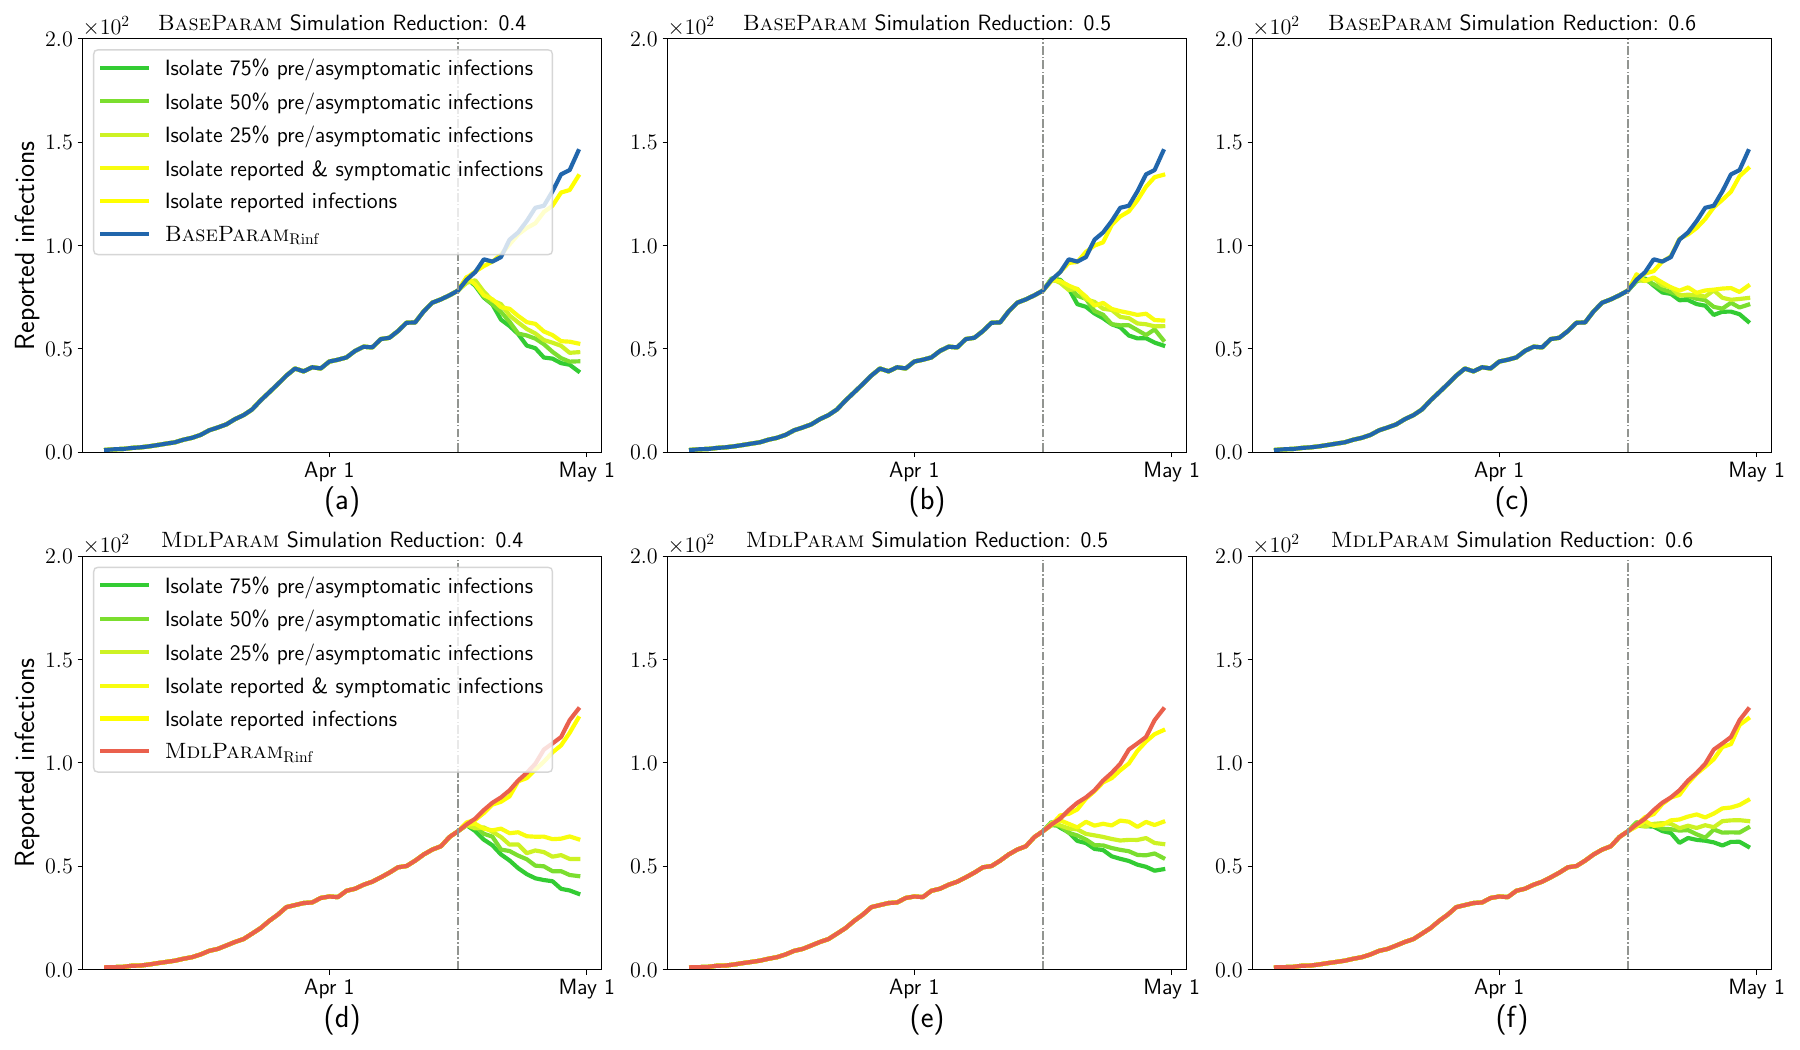

Recreate this plot in Python.
from mpl_toolkits.axes_grid1.inset_locator import mark_inset
import matplotlib.pyplot as plt
import matplotlib.ticker
import matplotlib as mpl
from matplotlib import rcParams
mpl.rcParams['text.usetex'] = True
mpl.rcParams['text.latex.preamble'] = [r'\usepackage{amsmath}']
import pandas as pd
import numpy as np
import math

if __name__ == "__main__":

    figure = plt.figure(figsize=(18,10.5))#(10.24*3,8.96*2))

    ### Minneapolis 0.4

    future = 14
    
    DataFile = pd.read_csv("0.5/data.csv")
    ReportedSum = DataFile["cases"][0:42+future].to_list()
    Date = DataFile["date"][0:42+future].to_list()
    X = range(len(Date))

    Reported = []
    Reported.append(ReportedSum[0])
    for counter in range(1,len(ReportedSum)):
        Reported.append(ReportedSum[counter] - ReportedSum[counter-1])
    Reported = np.array(Reported)

    XNumber = [26,56]
    XDate = ["Apr 1","May 1"]
    
    DataFile = pd.read_csv("0.4/result-original.csv")
    DataSelected = DataFile[(DataFile[".id"] == "median")]
    ReportedP = np.array(DataSelected["D_new_reported"].to_list()[25:67+future])
    UnreportedP = np.array(DataSelected["D_new_unreported"].to_list()[25:67+future])

    DataFile = pd.read_csv("0.4/result-original-reported.csv")
    DataSelected = DataFile[(DataFile[".id"] == "median")]
    ReportedPR = np.array(DataSelected["D_new_reported"].to_list()[25:67+future])
    UnreportedPR = np.array(DataSelected["D_new_unreported"].to_list()[25:67+future])

    DataFile = pd.read_csv("0.4/result-original-symptomatic.csv")
    DataSelected = DataFile[(DataFile[".id"] == "median")]
    ReportedPS = np.array(DataSelected["D_new_reported"].to_list()[25:67+future])
    UnreportedPS = np.array(DataSelected["D_new_unreported"].to_list()[25:67+future])

    DataFile = pd.read_csv("0.4/result-original-0.25.csv")
    DataSelected = DataFile[(DataFile[".id"] == "median")]
    ReportedP25 = np.array(DataSelected["D_new_reported"].to_list()[25:67+future])
    UnreportedP25 = np.array(DataSelected["D_new_unreported"].to_list()[25:67+future])

    DataFile = pd.read_csv("0.4/result-original-0.5.csv")
    DataSelected = DataFile[(DataFile[".id"] == "median")]
    ReportedP50 = np.array(DataSelected["D_new_reported"].to_list()[25:67+future])
    UnreportedP50 = np.array(DataSelected["D_new_unreported"].to_list()[25:67+future])

    DataFile = pd.read_csv("0.4/result-original-0.75.csv")
    DataSelected = DataFile[(DataFile[".id"] == "median")]
    ReportedP75 = np.array(DataSelected["D_new_reported"].to_list()[25:67+future])
    UnreportedP75 = np.array(DataSelected["D_new_unreported"].to_list()[25:67+future])
    
    DataFile = pd.read_csv("0.4/result.csv")
    DataSelected = DataFile[(DataFile[".id"] == "median")]
    ReportedPP = np.array(DataSelected["D_new_reported"].to_list()[25:67+future])
    UnreportedPP = np.array(DataSelected["D_new_unreported"].to_list()[25:67+future])

    DataFile = pd.read_csv("0.4/result-reported.csv")
    DataSelected = DataFile[(DataFile[".id"] == "median")]
    ReportedPPR = np.array(DataSelected["D_new_reported"].to_list()[25:67+future])
    UnreportedPPR = np.array(DataSelected["D_new_unreported"].to_list()[25:67+future])

    DataFile = pd.read_csv("0.4/result-symptomatic.csv")
    DataSelected = DataFile[(DataFile[".id"] == "median")]
    ReportedPPS = np.array(DataSelected["D_new_reported"].to_list()[25:67+future])
    UnreportedPPS = np.array(DataSelected["D_new_unreported"].to_list()[25:67+future])

    DataFile = pd.read_csv("0.4/result-0.25.csv")
    DataSelected = DataFile[(DataFile[".id"] == "median")]
    ReportedPP25 = np.array(DataSelected["D_new_reported"].to_list()[25:67+future])
    UnreportedPP25 = np.array(DataSelected["D_new_unreported"].to_list()[25:67+future])

    DataFile = pd.read_csv("0.4/result-0.5.csv")
    DataSelected = DataFile[(DataFile[".id"] == "median")]
    ReportedPP50 = np.array(DataSelected["D_new_reported"].to_list()[25:67+future])
    UnreportedPP50 = np.array(DataSelected["D_new_unreported"].to_list()[25:67+future])

    DataFile = pd.read_csv("0.4/result-0.75.csv")
    DataSelected = DataFile[(DataFile[".id"] == "median")]
    ReportedPP75 = np.array(DataSelected["D_new_reported"].to_list()[25:67+future])
    UnreportedPP75 = np.array(DataSelected["D_new_unreported"].to_list()[25:67+future])
    
    plt.subplot(2,3,1)
    plt.title(r'\textsc{BaseParam}'+" Simulation Reduction: 0.4", fontsize=16)

    plt.plot(X,ReportedP75,label="Isolate 75\% pre/asymptomatic infections",linewidth=3,color='#33CC33')
    plt.plot(X,ReportedP50,label="Isolate 50\% pre/asymptomatic infections",linewidth=3,color='#7BDE2F')
    plt.plot(X,ReportedP25,label="Isolate 25\% pre/asymptomatic infections",linewidth=3,color='#CDF224')
    plt.plot(X,ReportedPS,label="Isolate reported \& symptomatic infections",linewidth=3,color='#F8FD0F')
    plt.plot(X,ReportedPR,label="Isolate reported infections",linewidth=3,color='#FFFF00')
    plt.plot(X,ReportedP,label=r'\textsc{BaseParam}'+r'$_{\mathrm{Rinf}}$',linewidth=3,color='#2166AC')

    plt.axvline(x = 41,color='#929591',linewidth=1,linestyle="dashdot")

    plt.xlabel('(a)', fontsize=22)
    plt.ylabel('Reported infections', fontsize=20)

    plt.xticks(XNumber,XDate,fontsize=16)
    plt.yticks([0,50,100,150,200],fontsize=16)
    plt.ylim(0,200)

    mf = matplotlib.ticker.ScalarFormatter(useMathText=True)
    mf.set_powerlimits((-2,2))
    plt.gca().yaxis.set_major_formatter(mf)
    plt.gca().yaxis.get_offset_text().set(size=16)
    
    plt.legend(fontsize=16)
    plt.tight_layout()
    
    plt.subplot(2,3,4)
    plt.title(r'\textsc{MdlParam}'+" Simulation Reduction: 0.4", fontsize=16)

    plt.plot(X,ReportedPP75,label="Isolate 75\% pre/asymptomatic infections",linewidth=3,color='#33CC33')
    plt.plot(X,ReportedPP50,label="Isolate 50\% pre/asymptomatic infections",linewidth=3,color='#7BDE2F')
    plt.plot(X,ReportedPP25,label="Isolate 25\% pre/asymptomatic infections",linewidth=3,color='#CDF224')
    plt.plot(X,ReportedPPS,label="Isolate reported \& symptomatic infections",linewidth=3,color='#F8FD0F')
    plt.plot(X,ReportedPPR,label="Isolate reported infections",linewidth=3,color='#FFFF00')
    plt.plot(X,ReportedPP,label=r'\textsc{MdlParam}'+r'$_{\mathrm{Rinf}}$',linewidth=3,color='#EA604D')

    plt.axvline(x = 41,color='#929591',linewidth=1,linestyle="dashdot")

    plt.xlabel('(d)', fontsize=22)
    plt.ylabel('Reported infections', fontsize=20)

    plt.xticks(XNumber,XDate,fontsize=16)
    plt.yticks([0,50,100,150,200],fontsize=16)
    plt.ylim(0,200)

    mf = matplotlib.ticker.ScalarFormatter(useMathText=True)
    mf.set_powerlimits((-2,2))
    plt.gca().yaxis.set_major_formatter(mf)
    plt.gca().yaxis.get_offset_text().set(size=16)
    
    plt.legend(fontsize=16)
    plt.tight_layout()

    ### Minneapolis 0.5

    future = 14
    
    DataFile = pd.read_csv("0.5/data.csv")
    ReportedSum = DataFile["cases"][0:42+future].to_list()
    Date = DataFile["date"][0:42+future].to_list()
    X = range(len(Date))

    Reported = []
    Reported.append(ReportedSum[0])
    for counter in range(1,len(ReportedSum)):
        Reported.append(ReportedSum[counter] - ReportedSum[counter-1])
    Reported = np.array(Reported)

    XNumber = [26,56]
    XDate = ["Apr 1","May 1"]
    
    DataFile = pd.read_csv("0.5/result-original.csv")
    DataSelected = DataFile[(DataFile[".id"] == "median")]
    ReportedP = np.array(DataSelected["D_new_reported"].to_list()[25:67+future])
    UnreportedP = np.array(DataSelected["D_new_unreported"].to_list()[25:67+future])

    DataFile = pd.read_csv("0.5/result-original-reported.csv")
    DataSelected = DataFile[(DataFile[".id"] == "median")]
    ReportedPR = np.array(DataSelected["D_new_reported"].to_list()[25:67+future])
    UnreportedPR = np.array(DataSelected["D_new_unreported"].to_list()[25:67+future])

    DataFile = pd.read_csv("0.5/result-original-symptomatic.csv")
    DataSelected = DataFile[(DataFile[".id"] == "median")]
    ReportedPS = np.array(DataSelected["D_new_reported"].to_list()[25:67+future])
    UnreportedPS = np.array(DataSelected["D_new_unreported"].to_list()[25:67+future])

    DataFile = pd.read_csv("0.5/result-original-0.25.csv")
    DataSelected = DataFile[(DataFile[".id"] == "median")]
    ReportedP25 = np.array(DataSelected["D_new_reported"].to_list()[25:67+future])
    UnreportedP25 = np.array(DataSelected["D_new_unreported"].to_list()[25:67+future])

    DataFile = pd.read_csv("0.5/result-original-0.5.csv")
    DataSelected = DataFile[(DataFile[".id"] == "median")]
    ReportedP50 = np.array(DataSelected["D_new_reported"].to_list()[25:67+future])
    UnreportedP50 = np.array(DataSelected["D_new_unreported"].to_list()[25:67+future])

    DataFile = pd.read_csv("0.5/result-original-0.75.csv")
    DataSelected = DataFile[(DataFile[".id"] == "median")]
    ReportedP75 = np.array(DataSelected["D_new_reported"].to_list()[25:67+future])
    UnreportedP75 = np.array(DataSelected["D_new_unreported"].to_list()[25:67+future])
    
    DataFile = pd.read_csv("0.5/result.csv")
    DataSelected = DataFile[(DataFile[".id"] == "median")]
    ReportedPP = np.array(DataSelected["D_new_reported"].to_list()[25:67+future])
    UnreportedPP = np.array(DataSelected["D_new_unreported"].to_list()[25:67+future])

    DataFile = pd.read_csv("0.5/result-reported.csv")
    DataSelected = DataFile[(DataFile[".id"] == "median")]
    ReportedPPR = np.array(DataSelected["D_new_reported"].to_list()[25:67+future])
    UnreportedPPR = np.array(DataSelected["D_new_unreported"].to_list()[25:67+future])

    DataFile = pd.read_csv("0.5/result-symptomatic.csv")
    DataSelected = DataFile[(DataFile[".id"] == "median")]
    ReportedPPS = np.array(DataSelected["D_new_reported"].to_list()[25:67+future])
    UnreportedPPS = np.array(DataSelected["D_new_unreported"].to_list()[25:67+future])

    DataFile = pd.read_csv("0.5/result-0.25.csv")
    DataSelected = DataFile[(DataFile[".id"] == "median")]
    ReportedPP25 = np.array(DataSelected["D_new_reported"].to_list()[25:67+future])
    UnreportedPP25 = np.array(DataSelected["D_new_unreported"].to_list()[25:67+future])

    DataFile = pd.read_csv("0.5/result-0.5.csv")
    DataSelected = DataFile[(DataFile[".id"] == "median")]
    ReportedPP50 = np.array(DataSelected["D_new_reported"].to_list()[25:67+future])
    UnreportedPP50 = np.array(DataSelected["D_new_unreported"].to_list()[25:67+future])

    DataFile = pd.read_csv("0.5/result-0.75.csv")
    DataSelected = DataFile[(DataFile[".id"] == "median")]
    ReportedPP75 = np.array(DataSelected["D_new_reported"].to_list()[25:67+future])
    UnreportedPP75 = np.array(DataSelected["D_new_unreported"].to_list()[25:67+future])
    
    plt.subplot(2,3,2)
    plt.title(r'\textsc{BaseParam}'+" Simulation Reduction: 0.5", fontsize=16)

    plt.plot(X,ReportedP75,label="Isolate 75\% pre/asymptomatic infections",linewidth=3,color='#33CC33')
    plt.plot(X,ReportedP50,label="Isolate 50\% pre/asymptomatic infections",linewidth=3,color='#7BDE2F')
    plt.plot(X,ReportedP25,label="Isolate 25\% pre/asymptomatic infections",linewidth=3,color='#CDF224')
    plt.plot(X,ReportedPS,label="Isolate reported \& symptomatic infections",linewidth=3,color='#F8FD0F')
    plt.plot(X,ReportedPR,label="Isolate reported infections",linewidth=3,color='#FFFF00')
    plt.plot(X,ReportedP,label=r'\textsc{BaseParam}'+r'$_{\mathrm{Rinf}}$',linewidth=3,color='#2166AC')

    plt.axvline(x = 41,color='#929591',linewidth=1,linestyle="dashdot")

    plt.xlabel('(b)', fontsize=22)
    #plt.ylabel('Reported infections', fontsize=16)

    plt.xticks(XNumber,XDate,fontsize=16)
    plt.yticks([0,50,100,150,200],fontsize=16)
    plt.ylim(0,200)

    mf = matplotlib.ticker.ScalarFormatter(useMathText=True)
    mf.set_powerlimits((-2,2))
    plt.gca().yaxis.set_major_formatter(mf)
    plt.gca().yaxis.get_offset_text().set(size=16)
    
    #plt.legend(fontsize=16)
    plt.tight_layout()
    
    plt.subplot(2,3,5)
    plt.title(r'\textsc{MdlParam}'+" Simulation Reduction: 0.5", fontsize=16)

    plt.plot(X,ReportedPP75,label="Isolate 75\% pre/asymptomatic infections",linewidth=3,color='#33CC33')
    plt.plot(X,ReportedPP50,label="Isolate 50\% pre/asymptomatic infections",linewidth=3,color='#7BDE2F')
    plt.plot(X,ReportedPP25,label="Isolate 25\% pre/asymptomatic infections",linewidth=3,color='#CDF224')
    plt.plot(X,ReportedPPS,label="Isolate reported \& symptomatic infections",linewidth=3,color='#F8FD0F')
    plt.plot(X,ReportedPPR,label="Isolate reported infections",linewidth=3,color='#FFFF00')
    plt.plot(X,ReportedPP,label=r'\textsc{MdlParam}'+r'$_{\mathrm{Rinf}}$',linewidth=3,color='#EA604D')

    plt.axvline(x = 41,color='#929591',linewidth=1,linestyle="dashdot")

    plt.xlabel('(e)', fontsize=22)
    #plt.ylabel('Reported infections', fontsize=16)

    plt.xticks(XNumber,XDate,fontsize=16)
    plt.yticks([0,50,100,150,200],fontsize=16)
    plt.ylim(0,200)

    mf = matplotlib.ticker.ScalarFormatter(useMathText=True)
    mf.set_powerlimits((-2,2))
    plt.gca().yaxis.set_major_formatter(mf)
    plt.gca().yaxis.get_offset_text().set(size=16)
    
    #plt.legend(fontsize=16)
    plt.tight_layout()

    ### Minneapolis 0.6

    future = 14
    
    DataFile = pd.read_csv("0.5/data.csv")
    ReportedSum = DataFile["cases"][0:42+future].to_list()
    Date = DataFile["date"][0:42+future].to_list()
    X = range(len(Date))

    Reported = []
    Reported.append(ReportedSum[0])
    for counter in range(1,len(ReportedSum)):
        Reported.append(ReportedSum[counter] - ReportedSum[counter-1])
    Reported = np.array(Reported)

    XNumber = [26,56]
    XDate = ["Apr 1","May 1"]
    
    DataFile = pd.read_csv("0.6/result-original.csv")
    DataSelected = DataFile[(DataFile[".id"] == "median")]
    ReportedP = np.array(DataSelected["D_new_reported"].to_list()[25:67+future])
    UnreportedP = np.array(DataSelected["D_new_unreported"].to_list()[25:67+future])

    DataFile = pd.read_csv("0.6/result-original-reported.csv")
    DataSelected = DataFile[(DataFile[".id"] == "median")]
    ReportedPR = np.array(DataSelected["D_new_reported"].to_list()[25:67+future])
    UnreportedPR = np.array(DataSelected["D_new_unreported"].to_list()[25:67+future])

    DataFile = pd.read_csv("0.6/result-original-symptomatic.csv")
    DataSelected = DataFile[(DataFile[".id"] == "median")]
    ReportedPS = np.array(DataSelected["D_new_reported"].to_list()[25:67+future])
    UnreportedPS = np.array(DataSelected["D_new_unreported"].to_list()[25:67+future])

    DataFile = pd.read_csv("0.6/result-original-0.25.csv")
    DataSelected = DataFile[(DataFile[".id"] == "median")]
    ReportedP25 = np.array(DataSelected["D_new_reported"].to_list()[25:67+future])
    UnreportedP25 = np.array(DataSelected["D_new_unreported"].to_list()[25:67+future])

    DataFile = pd.read_csv("0.6/result-original-0.5.csv")
    DataSelected = DataFile[(DataFile[".id"] == "median")]
    ReportedP50 = np.array(DataSelected["D_new_reported"].to_list()[25:67+future])
    UnreportedP50 = np.array(DataSelected["D_new_unreported"].to_list()[25:67+future])

    DataFile = pd.read_csv("0.6/result-original-0.75.csv")
    DataSelected = DataFile[(DataFile[".id"] == "median")]
    ReportedP75 = np.array(DataSelected["D_new_reported"].to_list()[25:67+future])
    UnreportedP75 = np.array(DataSelected["D_new_unreported"].to_list()[25:67+future])
    
    DataFile = pd.read_csv("0.6/result.csv")
    DataSelected = DataFile[(DataFile[".id"] == "median")]
    ReportedPP = np.array(DataSelected["D_new_reported"].to_list()[25:67+future])
    UnreportedPP = np.array(DataSelected["D_new_unreported"].to_list()[25:67+future])

    DataFile = pd.read_csv("0.6/result-reported.csv")
    DataSelected = DataFile[(DataFile[".id"] == "median")]
    ReportedPPR = np.array(DataSelected["D_new_reported"].to_list()[25:67+future])
    UnreportedPPR = np.array(DataSelected["D_new_unreported"].to_list()[25:67+future])

    DataFile = pd.read_csv("0.6/result-symptomatic.csv")
    DataSelected = DataFile[(DataFile[".id"] == "median")]
    ReportedPPS = np.array(DataSelected["D_new_reported"].to_list()[25:67+future])
    UnreportedPPS = np.array(DataSelected["D_new_unreported"].to_list()[25:67+future])

    DataFile = pd.read_csv("0.6/result-0.25.csv")
    DataSelected = DataFile[(DataFile[".id"] == "median")]
    ReportedPP25 = np.array(DataSelected["D_new_reported"].to_list()[25:67+future])
    UnreportedPP25 = np.array(DataSelected["D_new_unreported"].to_list()[25:67+future])

    DataFile = pd.read_csv("0.6/result-0.5.csv")
    DataSelected = DataFile[(DataFile[".id"] == "median")]
    ReportedPP50 = np.array(DataSelected["D_new_reported"].to_list()[25:67+future])
    UnreportedPP50 = np.array(DataSelected["D_new_unreported"].to_list()[25:67+future])

    DataFile = pd.read_csv("0.6/result-0.75.csv")
    DataSelected = DataFile[(DataFile[".id"] == "median")]
    ReportedPP75 = np.array(DataSelected["D_new_reported"].to_list()[25:67+future])
    UnreportedPP75 = np.array(DataSelected["D_new_unreported"].to_list()[25:67+future])
    
    plt.subplot(2,3,3)
    plt.title(r'\textsc{BaseParam}'+" Simulation Reduction: 0.6", fontsize=16)

    plt.plot(X,ReportedP75,label="Isolate 75\% pre/asymptomatic infections",linewidth=3,color='#33CC33')
    plt.plot(X,ReportedP50,label="Isolate 50\% pre/asymptomatic infections",linewidth=3,color='#7BDE2F')
    plt.plot(X,ReportedP25,label="Isolate 25\% pre/asymptomatic infections",linewidth=3,color='#CDF224')
    plt.plot(X,ReportedPS,label="Isolate reported \& symptomatic infections",linewidth=3,color='#F8FD0F')
    plt.plot(X,ReportedPR,label="Isolate reported infections",linewidth=3,color='#FFFF00')
    plt.plot(X,ReportedP,label=r'\textsc{BaseParam}'+r'$_{\mathrm{Rinf}}$',linewidth=3,color='#2166AC')

    plt.axvline(x = 41,color='#929591',linewidth=1,linestyle="dashdot")

    plt.xlabel('(c)', fontsize=22)
    #plt.ylabel('Reported infections', fontsize=16)

    plt.xticks(XNumber,XDate,fontsize=16)
    plt.yticks([0,50,100,150,200],fontsize=16)
    plt.ylim(0,200)

    mf = matplotlib.ticker.ScalarFormatter(useMathText=True)
    mf.set_powerlimits((-2,2))
    plt.gca().yaxis.set_major_formatter(mf)
    plt.gca().yaxis.get_offset_text().set(size=16)
    
    #plt.legend(fontsize=16)
    plt.tight_layout()
    
    plt.subplot(2,3,6)
    plt.title(r'\textsc{MdlParam}'+" Simulation Reduction: 0.6", fontsize=16)

    plt.plot(X,ReportedPP75,label="Isolate 75\% pre/asymptomatic infections",linewidth=3,color='#33CC33')
    plt.plot(X,ReportedPP50,label="Isolate 50\% pre/asymptomatic infections",linewidth=3,color='#7BDE2F')
    plt.plot(X,ReportedPP25,label="Isolate 25\% pre/asymptomatic infections",linewidth=3,color='#CDF224')
    plt.plot(X,ReportedPPS,label="Isolate reported \& symptomatic infections",linewidth=3,color='#F8FD0F')
    plt.plot(X,ReportedPPR,label="Isolate reported infections",linewidth=3,color='#FFFF00')
    plt.plot(X,ReportedPP,label=r'\textsc{MdlParam}'+r'$_{\mathrm{Rinf}}$',linewidth=3,color='#EA604D')

    plt.axvline(x = 41,color='#929591',linewidth=1,linestyle="dashdot")

    plt.xlabel('(f)', fontsize=22)
    #plt.ylabel('Reported infections', fontsize=16)

    plt.xticks(XNumber,XDate,fontsize=16)
    plt.yticks([0,50,100,150,200],fontsize=16)
    plt.ylim(0,200)

    mf = matplotlib.ticker.ScalarFormatter(useMathText=True)
    mf.set_powerlimits((-2,2))
    plt.gca().yaxis.set_major_formatter(mf)
    plt.gca().yaxis.get_offset_text().set(size=16)
    
    #plt.legend(fontsize=16)
    plt.tight_layout()

    plt.savefig('Minneapolis.pdf')
    plt.show()
